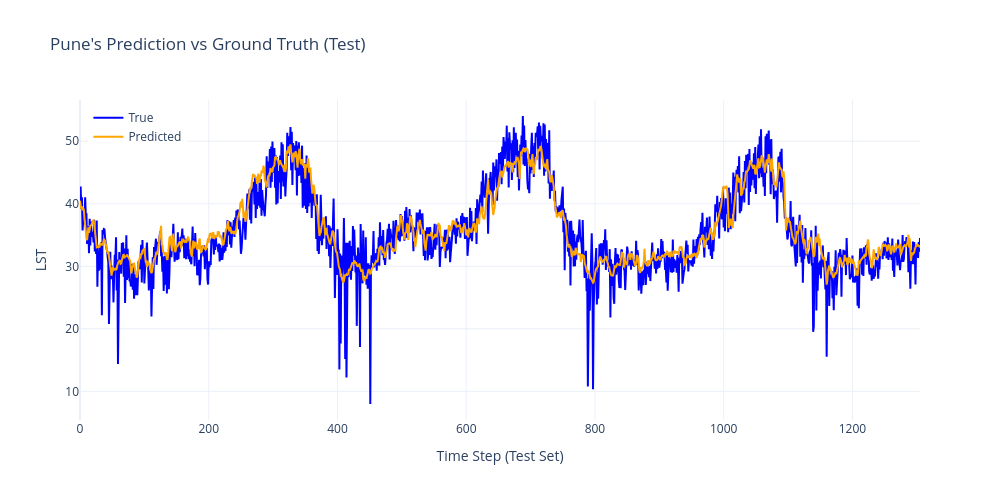

The code cell stored with this chart in its notebook:
### Code cell
plot_predictions_plotly(y_true_pune, y_pred_pune, title="Pune's Prediction vs Ground Truth (Test)")

### Figure 1 — Plotly figure (JSON) as saved in the notebook; plotly's stock layout.template omitted (floating-point values rounded to 4 significant figures; data arrays with more than 128 entries replaced by an {"elided": "..."} marker saying what was removed)
{"data": [{"line": {"color": "blue"}, "mode": "lines", "name": "True", "type": "scatter", "y": {"elided": "1306 float values"}}, {"line": {"color": "orange"}, "mode": "lines", "name": "Predicted", "type": "scatter", "y": {"elided": "1306 float values"}}], "layout": {"height": 500, "legend": {"x": 0.01, "y": 0.99}, "title": {"text": "Pune's Prediction vs Ground Truth (Test)"}, "width": 1000, "xaxis": {"title": {"text": "Time Step (Test Set)"}}, "yaxis": {"title": {"text": "LST"}}}}
